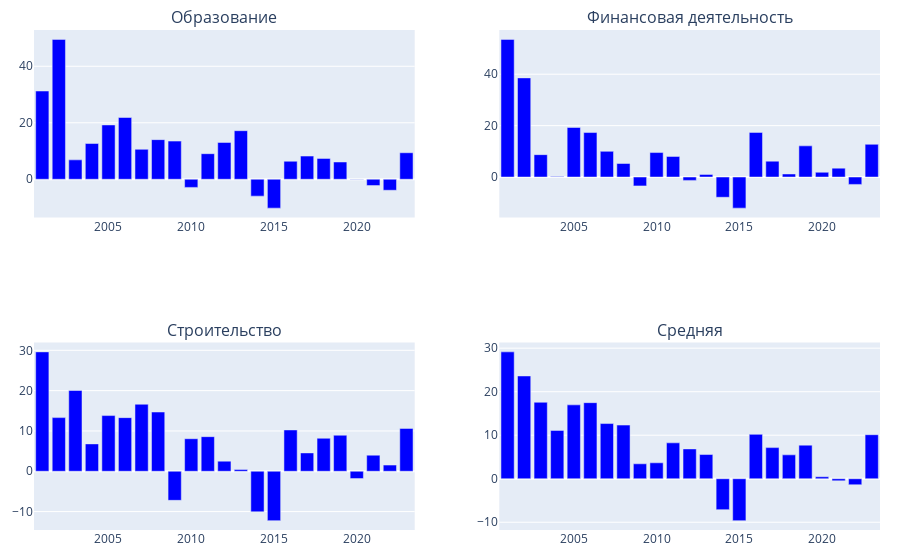

This figure's notebook cell:
### Markdown cell above
Отобразим года, в которые з/п росла быстрее или медленнее инфляции.

### Code cell
n = 0
fig = make_subplots(rows=math.ceil(len(lines) / 2.0), cols=2, subplot_titles=lines)
for line in lines:
    bar = dt[line] - infl[infl.index >= 2001]
    row = n // 2 + 1
    col = n % 2 + 1
    fig.add_trace(go.Bar(x=bar.index, y=bar.array, name=line, marker_color='blue'), col=col, row=row)
    n += 1
fig.update_layout(showlegend=False, margin=dict(l=20, r=20, t=30, b=30))

### Figure 1 — Plotly figure (JSON) as saved in the notebook; plotly's stock layout.template omitted (floating-point values rounded to 4 significant figures)
{"data": [{"marker": {"color": "blue"}, "name": "Образование", "type": "bar", "x": [2001, 2002, 2003, 2004, 2005, 2006, 2007, 2008, 2009, 2010, 2011, 2012, 2013, 2014, 2015, 2016, 2017, 2018, 2019, 2020, 2021, 2022, 2023], "xaxis": "x", "y": [31.24, 49.53, 6.872, 12.66, 19.23, 21.87, 10.61, 14.03, 13.5, -2.881, 9.056, 13.03, 17.19, -5.972, -10.22, 6.381, 8.209, 7.386, 6.117, -0.08244, -2.237, -3.893, 9.389], "yaxis": "y"}, {"marker": {"color": "blue"}, "name": "Финансовая деятельность", "type": "bar", "x": [2001, 2002, 2003, 2004, 2005, 2006, 2007, 2008, 2009, 2010, 2011, 2012, 2013, 2014, 2015, 2016, 2017, 2018, 2019, 2020, 2021, 2022, 2023], "xaxis": "x2", "y": [53.56, 38.58, 8.71, 0.2224, 19.28, 17.31, 10.0, 5.272, -3.436, 9.525, 8.022, -1.302, 1.027, -7.872, -12.09, 17.36, 6.178, 1.192, 12.13, 1.856, 3.469, -2.867, 12.73], "yaxis": "y2"}, {"marker": {"color": "blue"}, "name": "Строительство", "type": "bar", "x": [2001, 2002, 2003, 2004, 2005, 2006, 2007, 2008, 2009, 2010, 2011, 2012, 2013, 2014, 2015, 2016, 2017, 2018, 2019, 2020, 2021, 2022, 2023], "xaxis": "x3", "y": [29.61, 13.3, 20.03, 6.787, 13.81, 13.3, 16.62, 14.69, -7.215, 8.069, 8.582, 2.506, 0.427, -10.07, -12.25, 10.25, 4.549, 8.182, 8.936, -1.826, 3.99, 1.529, 10.63], "yaxis": "y3"}, {"marker": {"color": "blue"}, "name": "Средняя", "type": "bar", "x": [2001, 2002, 2003, 2004, 2005, 2006, 2007, 2008, 2009, 2010, 2011, 2012, 2013, 2014, 2015, 2016, 2017, 2018, 2019, 2020, 2021, 2022, 2023], "xaxis": "x4", "y": [29.15, 23.62, 17.57, 11.1, 16.98, 17.48, 12.68, 12.33, 3.431, 3.66, 8.253, 6.856, 5.565, -7.096, -9.624, 10.2, 7.152, 5.491, 7.721, 0.4526, -0.479, -1.379, 10.12], "yaxis": "y4"}], "layout": {"annotations": [{"font": {"size": 16}, "showarrow": false, "text": "Образование", "x": 0.225, "xanchor": "center", "xref": "paper", "y": 1, "yanchor": "bottom", "yref": "paper"}, {"font": {"size": 16}, "showarrow": false, "text": "Финансовая деятельность", "x": 0.775, "xanchor": "center", "xref": "paper", "y": 1, "yanchor": "bottom", "yref": "paper"}, {"font": {"size": 16}, "showarrow": false, "text": "Строительство", "x": 0.225, "xanchor": "center", "xref": "paper", "y": 0.375, "yanchor": "bottom", "yref": "paper"}, {"font": {"size": 16}, "showarrow": false, "text": "Средняя", "x": 0.775, "xanchor": "center", "xref": "paper", "y": 0.375, "yanchor": "bottom", "yref": "paper"}], "margin": {"b": 30, "l": 20, "r": 20, "t": 30}, "showlegend": false, "xaxis": {"anchor": "y", "domain": [0, 0.45]}, "xaxis2": {"anchor": "y2", "domain": [0.55, 1]}, "xaxis3": {"anchor": "y3", "domain": [0, 0.45]}, "xaxis4": {"anchor": "y4", "domain": [0.55, 1]}, "yaxis": {"anchor": "x", "domain": [0.625, 1]}, "yaxis2": {"anchor": "x2", "domain": [0.625, 1]}, "yaxis3": {"anchor": "x3", "domain": [0, 0.375]}, "yaxis4": {"anchor": "x4", "domain": [0, 0.375]}}}
